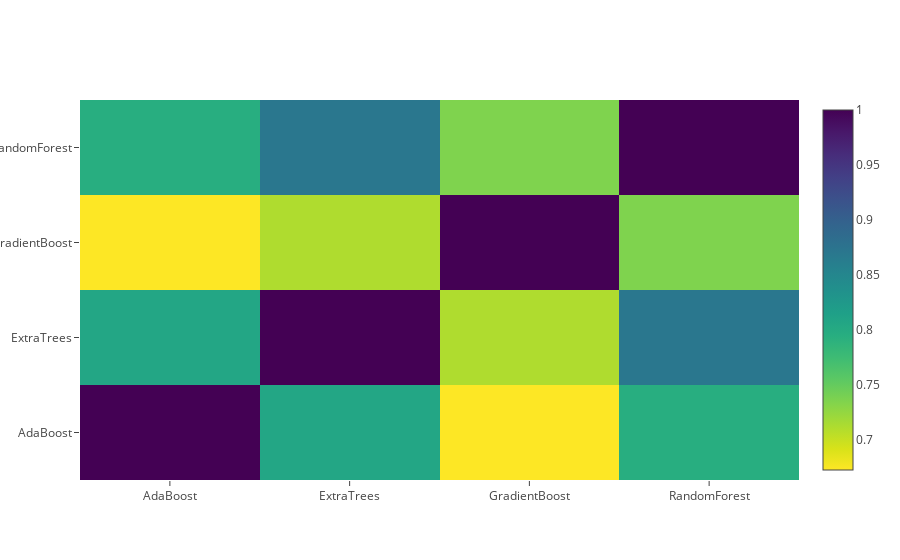

Notebook code for this chart:
### Markdown cell above
**Correlation Heatmap of the Second Level Training set**

### Code cell
data = [
    go.Heatmap(
        z= base_predictions_train.astype(float).corr().values ,
        x=base_predictions_train.columns.values,
        y= base_predictions_train.columns.values,
          colorscale='Viridis',
            showscale=True,
            reversescale = True
    )
]
py.iplot(data, filename='labelled-heatmap')

### Figure 1 — Plotly figure (JSON) as saved in the notebook; plotly's stock layout.template omitted (floating-point values rounded to 4 significant figures)
{"data": [{"colorscale": "Viridis", "reversescale": true, "showscale": true, "type": "heatmap", "x": ["AdaBoost", "ExtraTrees", "GradientBoost", "RandomForest"], "y": ["AdaBoost", "ExtraTrees", "GradientBoost", "RandomForest"], "z": [[1, 0.8066, 0.6724, 0.7949], [0.8066, 1, 0.7112, 0.8703], [0.6724, 0.7112, 1, 0.7356], [0.7949, 0.8703, 0.7356, 1]]}], "layout": {}}
